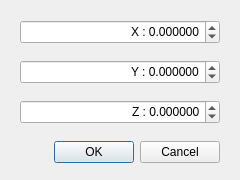
<?xml version="1.0" encoding="UTF-8"?>
<ui version="4.0">
 <class>nGetXYZ</class>
 <widget class="QDialog" name="nGetXYZ">
  <property name="geometry">
   <rect>
    <x>0</x>
    <y>0</y>
    <width>240</width>
    <height>180</height>
   </rect>
  </property>
  <property name="windowTitle">
   <string>X/Y/Z values</string>
  </property>
  <property name="windowIcon">
   <iconset resource="../../../Images/Branon.qrc">
    <normaloff>:/images/documentitems.png</normaloff>:/images/documentitems.png</iconset>
  </property>
  <property name="toolTip">
   <string>X/Y/Z values</string>
  </property>
  <property name="statusTip">
   <string>X/Y/Z values</string>
  </property>
  <property name="whatsThis">
   <string>X/Y/Z values</string>
  </property>
  <widget class="QDialogButtonBox" name="buttonBox">
   <property name="geometry">
    <rect>
     <x>20</x>
     <y>136</y>
     <width>200</width>
     <height>32</height>
    </rect>
   </property>
   <property name="orientation">
    <enum>Qt::Horizontal</enum>
   </property>
   <property name="standardButtons">
    <set>QDialogButtonBox::Cancel|QDialogButtonBox::Ok</set>
   </property>
  </widget>
  <widget class="QDoubleSpinBox" name="X">
   <property name="geometry">
    <rect>
     <x>20</x>
     <y>20</y>
     <width>200</width>
     <height>24</height>
    </rect>
   </property>
   <property name="alignment">
    <set>Qt::AlignRight|Qt::AlignTrailing|Qt::AlignVCenter</set>
   </property>
   <property name="prefix">
    <string>X : </string>
   </property>
   <property name="decimals">
    <number>6</number>
   </property>
   <property name="minimum">
    <double>-999999999.000000000000000</double>
   </property>
   <property name="maximum">
    <double>999999999.000000000000000</double>
   </property>
  </widget>
  <widget class="QDoubleSpinBox" name="Y">
   <property name="geometry">
    <rect>
     <x>20</x>
     <y>60</y>
     <width>200</width>
     <height>24</height>
    </rect>
   </property>
   <property name="alignment">
    <set>Qt::AlignRight|Qt::AlignTrailing|Qt::AlignVCenter</set>
   </property>
   <property name="prefix">
    <string>Y : </string>
   </property>
   <property name="decimals">
    <number>6</number>
   </property>
   <property name="minimum">
    <double>-999999999.999999046325684</double>
   </property>
   <property name="maximum">
    <double>999999999.999999046325684</double>
   </property>
  </widget>
  <widget class="QDoubleSpinBox" name="Z">
   <property name="geometry">
    <rect>
     <x>20</x>
     <y>100</y>
     <width>200</width>
     <height>24</height>
    </rect>
   </property>
   <property name="alignment">
    <set>Qt::AlignRight|Qt::AlignTrailing|Qt::AlignVCenter</set>
   </property>
   <property name="prefix">
    <string>Z : </string>
   </property>
   <property name="decimals">
    <number>6</number>
   </property>
   <property name="minimum">
    <double>-999999999.999999046325684</double>
   </property>
   <property name="maximum">
    <double>999999999.999999046325684</double>
   </property>
  </widget>
 </widget>
 <resources>
  <include location="../../../Images/Branon.qrc"/>
 </resources>
 <connections>
  <connection>
   <sender>buttonBox</sender>
   <signal>accepted()</signal>
   <receiver>nGetXYZ</receiver>
   <slot>accept()</slot>
   <hints>
    <hint type="sourcelabel">
     <x>248</x>
     <y>254</y>
    </hint>
    <hint type="destinationlabel">
     <x>157</x>
     <y>274</y>
    </hint>
   </hints>
  </connection>
  <connection>
   <sender>buttonBox</sender>
   <signal>rejected()</signal>
   <receiver>nGetXYZ</receiver>
   <slot>reject()</slot>
   <hints>
    <hint type="sourcelabel">
     <x>316</x>
     <y>260</y>
    </hint>
    <hint type="destinationlabel">
     <x>286</x>
     <y>274</y>
    </hint>
   </hints>
  </connection>
 </connections>
</ui>
